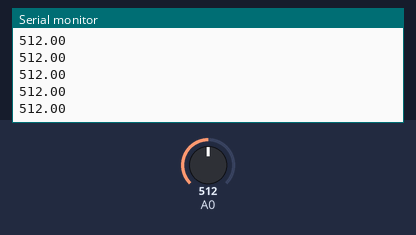
Recording of a sketch running on a simulated Arduino Uno, built with avr-gcc and run on an emulated ATmega328P. Shown: the last lines printed to the serial monitor. The test bench sets the inputs (shaded band); at power-on: A0 = 512.

Above: at 1.2 s.
1.3 s: A0 set to 716
At 1.49 s:
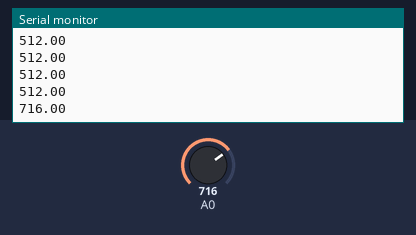
2.8 s: A0 set to 900
At 2.83 s:
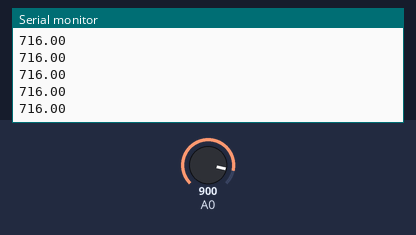
Timing chart, 0 to 5.8 s (numbered marks = the images above; inputs shaded):
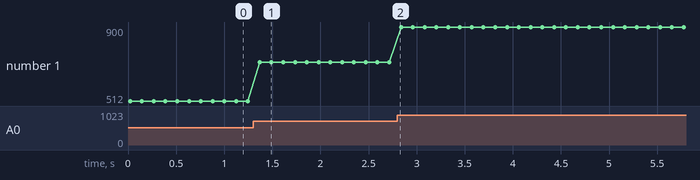

The sketch:

filter.ino
```cpp
void setup() {
	Serial.begin(9600);
}

void loop() {
	int sensorValue = analogRead(A0);
	float filteredValue =0;
	for (int i = 0; i < 100; i++) {
		filteredValue += analogRead(A0);
		delayMicroseconds(100);
	}
	filteredValue /= 100;

	//Serial.print(sensorValue);
	//Serial.print(",");
	Serial.println(filteredValue);
	delay(100);
}
```

Measured:
- after the input at 1.3 s, the serial monitor: prints a new line after 0.07 s (image 1)
- plotted number 1: 512 → 716 after the input at 1.3 s, 716 → 900 after the input at 2.8 s
